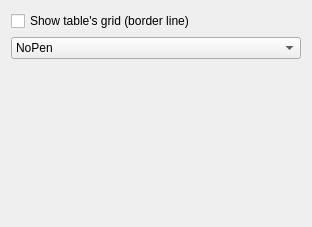
<?xml version="1.0" encoding="UTF-8"?>
<ui version="4.0">
 <class>tablePropertiesDlg</class>
 <widget class="QDialog" name="tablePropertiesDlg">
  <property name="geometry">
   <rect>
    <x>0</x>
    <y>0</y>
    <width>312</width>
    <height>227</height>
   </rect>
  </property>
  <property name="windowTitle">
   <string>Table Properties</string>
  </property>
  <layout class="QGridLayout" name="gridLayout">
   <item row="0" column="1">
    <widget class="QCheckBox" name="checkBox">
     <property name="text">
      <string>Show table's grid (border line)</string>
     </property>
    </widget>
   </item>
   <item row="1" column="1">
    <widget class="QComboBox" name="comboBox">
     <item>
      <property name="text">
       <string>NoPen</string>
      </property>
     </item>
     <item>
      <property name="text">
       <string>SolidLine</string>
      </property>
     </item>
     <item>
      <property name="text">
       <string>DashLine</string>
      </property>
     </item>
     <item>
      <property name="text">
       <string>DotLine</string>
      </property>
     </item>
     <item>
      <property name="text">
       <string>DashDotLine</string>
      </property>
     </item>
     <item>
      <property name="text">
       <string>DashDotDotLine</string>
      </property>
     </item>
    </widget>
   </item>
   <item row="2" column="1">
    <spacer name="verticalSpacer">
     <property name="orientation">
      <enum>Qt::Vertical</enum>
     </property>
     <property name="sizeHint" stdset="0">
      <size>
       <width>20</width>
       <height>40</height>
      </size>
     </property>
    </spacer>
   </item>
  </layout>
 </widget>
 <resources/>
 <connections/>
</ui>
